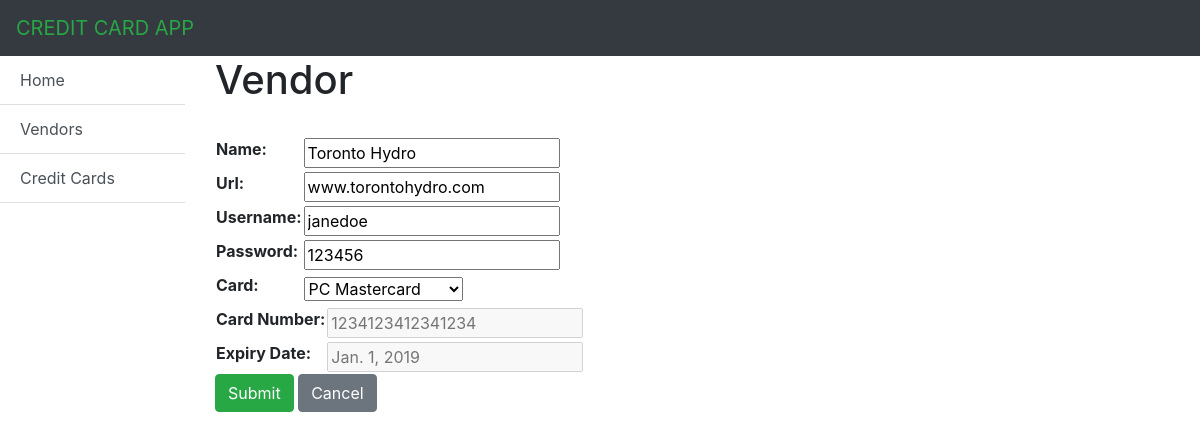
The page /appCardVendor/vendor/1/update on the database as committed earlier.
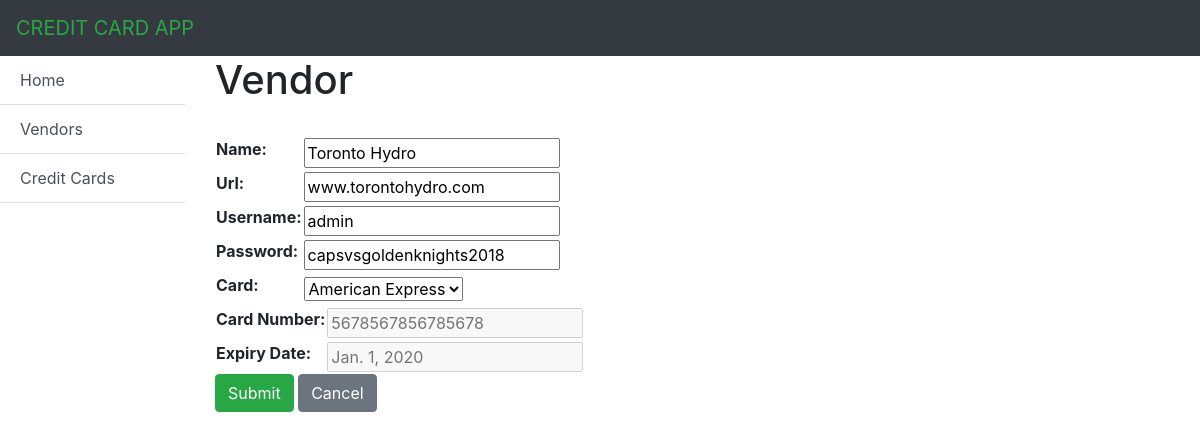
The same page on the database as committed later.
### appCardVendor/models.py (models this page shows, shortened)
class Vendor(models.Model):
    name = models.CharField(max_length=50)
    url = models.CharField(max_length=50)
    username = models.CharField(max_length=50)
    password = models.CharField(max_length=50)
    card = models.ForeignKey('Card', on_delete=models.SET_NULL, null=True) # set null to True so if card is deleted then vendor is NOT deleted.

class Card(models.Model):
    TYPE_CHOICES = (
        ('American Express', 'American Express'),
        ('Mastercard', 'Mastercard'),
        ('Visa', 'Visa'),
    )
    nickname = models.CharField(max_length=50)
    name_on_card = models.CharField(max_length=50)
    type = models.CharField(max_length=50, choices=TYPE_CHOICES, default="American Express")
    card_number = models.CharField(max_length=16, validators=[RegexValidator(r'^\d{1,16}$', message='Card number has to be 16 digits, no spaces')])
    security_code = models.CharField(max_length=4, validators=[RegexValidator(r'^\d{1,4}$', message='Security code has to be 3 or 4 digits, no spaces')])
    expiry_date = models.DateField()
    def __str__(self):
        return self.nickname

### appCardVendor/views.py (the view)
# urls.py: path('vendor/<int:pk>/update', views.VendorUpdateView.as_view(), name='vendor_update_form'),
class VendorUpdateView(UpdateView):
    model = Vendor
    form_class = VendorForm
    def get_context_data(self, **kwargs):
        context = super(VendorUpdateView, self).get_context_data(**kwargs)
        context['card'] = self.object.card
        return context

### appCardVendor/forms.py
class VendorForm(forms.ModelForm):
    class Meta:
        model = Vendor
        fields = '__all__'

### appCardVendor/templates/appCardVendor/vendor_form.html (shortened to what this page needs)
{% extends "appCardVendor/base_generic.html" %}
{% block content %}
<h1>Vendor</h1>
<form method="post" id="vendorForm" data-card-url="{% url 'load_card_data' %}">
    <table>
        {{ form }}</br>
    </table>
    <div id="ajax_card_data">
        <table>
            <tr>
                <th><label for="card_number">Card Number:</label></th>
                <td><input type="text" name="card_data" id="card_number" placeholder="{{card.card_number}}" disabled></td>
            </tr>
            <tr>
                <th><label for="expiry_date">Expiry Date:</label></th>
                <td><input type="text" name="card_data" id="expiry_date" placeholder="{{card.expiry_date}}" disabled></td>
            </tr>
        </table>
    </div>
    <button type="submit" class="btn btn-success">Submit</button>
    <a class="btn btn-secondary" href="{% url 'vendor_list' %}">Cancel</a>
</form>
{% endblock %}

Rows that differ between the two databases and show on the page:
no longer on this page (row unchanged): Card: card_data "1234123412341234", card_data "Jan. 1, 2019"
changed Vendor "Toronto Hydro": username "janedoe" → "admin"; password "123456" → "capsvsgoldenknights2018"; card "PC Mastercard" → "American Express"
now on this page (row unchanged): Card: card_data "5678567856785678", card_data "Jan. 1, 2020"
